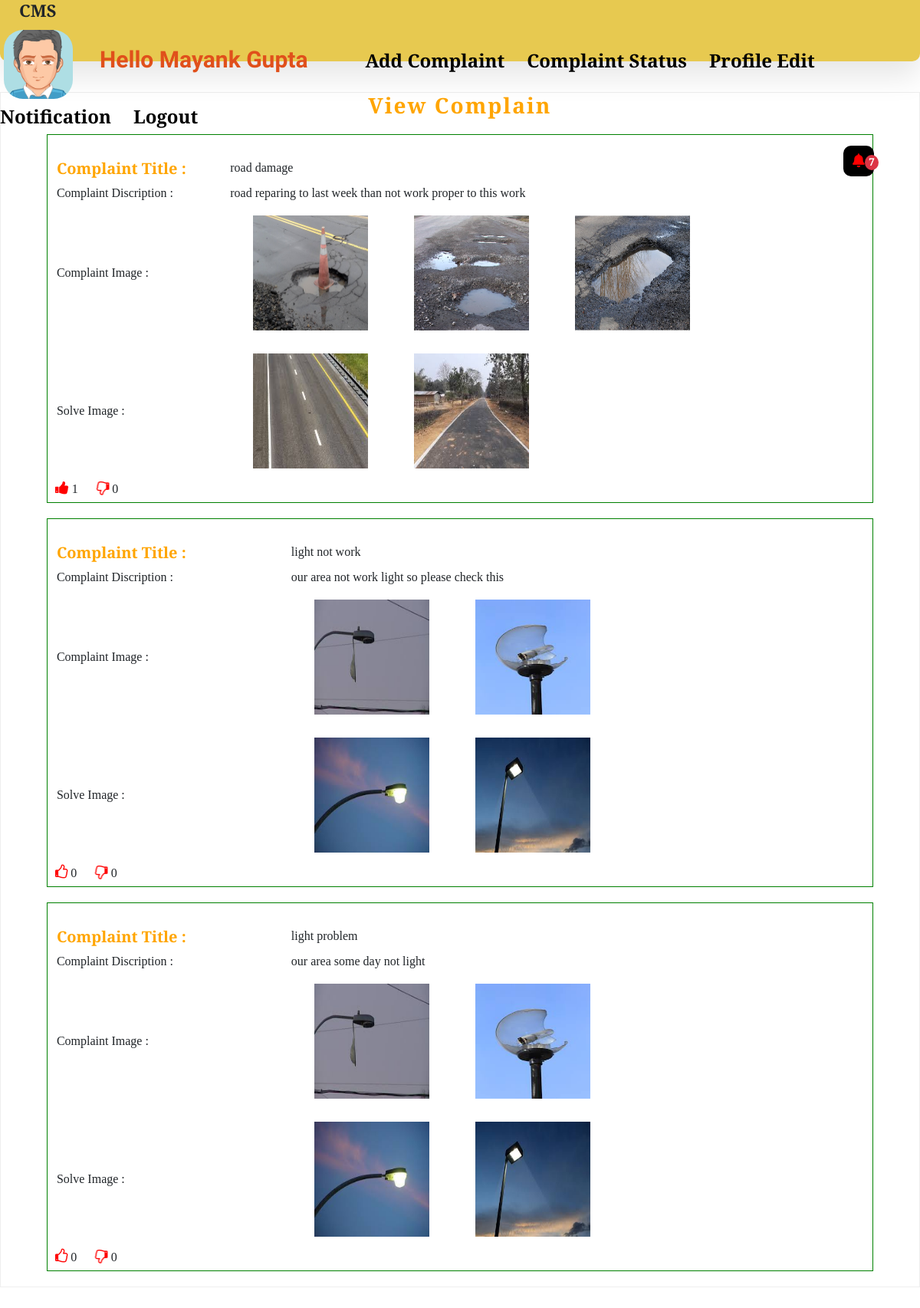
Screenshot of /USER_WORK/index2.php (signed in) with the database file from the repository.
### tables this page shows
CREATE TABLE `usertb` (
  `user_id` int(11) NOT NULL,
  `user_name` varchar(20) NOT NULL,
  `last_name` varchar(20) NOT NULL,
  `user_email` varchar(100) NOT NULL,
  `user_role` varchar(100) NOT NULL,
  `user_image` varchar(255) NOT NULL,
  `user_city` varchar(100) NOT NULL,
  `pwd` varchar(255) NOT NULL,
  `security_que` varchar(100) NOT NULL,
  `sequrity_ans` varchar(100) NOT NULL,
  `contact` varchar(100) NOT NULL,
  `user_area` varchar(50) NOT NULL,
  `user_pincode` varchar(12) NOT NULL,
  `account_time` timestamp NOT NULL DEFAULT current_timestamp()
);

CREATE TABLE `complain_tb` (
  `complaint_id` int(20) NOT NULL,
  `complaint_title` varchar(100) NOT NULL,
  `c_type` varchar(20) NOT NULL,
  `complaint_discription` varchar(255) NOT NULL,
  `user_id` int(10) NOT NULL,
  `user_worker_id` int(10) NOT NULL,
  `padding` enum('1','0') NOT NULL,
  `running` enum('1','0') NOT NULL,
  `complete` enum('1','0') NOT NULL,
  `image` varchar(255) NOT NULL,
  `c_address` varchar(255) NOT NULL,
  `recever_image` varchar(600) NOT NULL,
  `ctimestamp` datetime NOT NULL DEFAULT current_timestamp(),
  `solvetimestamp` datetime NOT NULL DEFAULT current_timestamp()
);

### USER_WORK/server.php (called while the page is built, shortened)
<?php
include("partial/_dbconnect.php");
$user_id = 2;
function getLikes($id)
{
  global $conn;
  $sql = "SELECT COUNT(*) FROM complain_like
  		  WHERE cid = $id AND rating_action='like'";
  $rs = mysqli_query($conn, $sql);
  $result = mysqli_fetch_array($rs);
  return $result[0];
}
function getDislikes($id)
{
  global $conn;
  $sql = "SELECT COUNT(*) FROM complain_like
  		  WHERE cid = $id AND rating_action='dislike'";
  $rs = mysqli_query($conn, $sql);
  $result = mysqli_fetch_array($rs);
  return $result[0];
}
function userLiked($post_id)
{
  global $conn;
  global $user_id;
  $sql = "SELECT * FROM complain_like WHERE u_id=$user_id
  		  AND cid=$post_id AND rating_action='like'";
  $result = mysqli_query($conn, $sql);
  if (mysqli_num_rows($result) > 0) {
  	return true;
  }else{
  	return false;
  }
}
function userDisliked($post_id)
{
  global $conn;
  global $user_id;
  $sql = "SELECT * FROM complain_like WHERE u_id=$user_id
  		  AND cid=$post_id AND rating_action='dislike'";
  $result = mysqli_query($conn, $sql);
  if (mysqli_num_rows($result) > 0) {
  	return true;
  }else{
  	return false;
  }
}
$sql = "SELECT * FROM complain_tb where complete=1";
$result = mysqli_query($conn, $sql);
$posts = mysqli_fetch_all($result, MYSQLI_ASSOC);

### USER_WORK/index2.php (the view, shortened to what this page needs)
<?php include('server.php');
include("partial/link.php");?>
<!DOCTYPE html>
<html lang="en">
<head>
  <link rel="stylesheet" href="https://cdnjs.cloudflare.com/ajax/libs/font-awesome/4.7.0/css/font-awesome.min.css" />
</head>
<body>
<div class="wrapper">
        <?php include("partial/header.php"); ?>
  <div class="posts-wrapper">
  <h3 style="padding-left:40%;font-weight:900;letter-spacing:2px;color:orange">View Complain </h3>
   <?php foreach ($posts as $post): ?>
   	<div class="post">
      <div class="post-info">
                    <?php $complaint_id=$post["complaint_id"];
                                            $complaint_name=$post["complaint_title"];
                                            $complaint_dis=$post["complaint_discription"];
                                                $res_c_image=$post["image"];
                                                $solve_c_image=$post["recever_image"];
                                                echo '<table width="100%">
                                                <tr style="padding:10px 20px;">
                                                <td style="color:orange;font-weight:900;font-size:20px">Complaint Title :</td>
                                                <td>'.$complaint_name.'</td>
                                                </tr>
                                                <tr>
                                                <td>Complaint Discription :</td>
                                                <td>'.$complaint_dis.'</td>
                                                </tr>
                                                <tr>
                                                <td>Complaint Image :</td>
                                                <td>';
                                                $res_c_image=explode(" ",$res_c_image);
                                                        $count=count($res_c_image)-1;
                                                        for ($i=0; $i <$count ; ++$i) {
                                                            echo '<img src="'.$res_c_image[$i].'" alt="" style="margin:10px 30px" width="150px" height="150px" >';
                                                        }
                                                echo '</td>
                                                </tr>
                                                <tr>
                                                <td>Solve Image :</td>
                                                <td>';
                                                $solve_c_image=explode(" ",$solve_c_image);
                                                $count=count($solve_c_image)-1;
                                                for ($i=0; $i <$count ; ++$i) {
                                                    echo '<img src="/project/worker/'.$solve_c_image[$i].'" alt="" style="margin:10px 30px" width="150px" height="150px" >';
                                                }
                                                echo '</td>
                                                </tr>
                                                </table>';
                                                       ?>
      	<i <?php if (userLiked($post['complaint_id'])): ?>
      		  class="fa fa-thumbs-up like-btn"
      	  <?php else: ?>
      		  class="fa fa-thumbs-o-up like-btn"
      	  <?php endif ?>
      	  data-id="<?php echo $post['complaint_id'] ?>"></i>
      	<span class="likes"><?php echo getLikes($post['complaint_id']); ?></span>
      	<i
      	  <?php if (userDisliked($post['complaint_id'])): ?>
      		  class="fa fa-thumbs-down dislike-btn"
      	  <?php else: ?>
      		  class="fa fa-thumbs-o-down dislike-btn"
      	  <?php endif ?>
      	  data-id="<?php echo $post['complaint_id'] ?>"></i>
      	<span class="dislikes"><?php echo getDislikes($post['complaint_id']); ?></span>
      </div>
   	</div>
   <?php endforeach ?>
  </div>
            </div>
</body>
</html>

### USER_WORK/partial/header.php (shortened to what this page needs)
<?php
   include("_dbconnect.php");
?>
    <div class="nav">
            <div class="logo">
                <h4>CMS</h4>
            </div>
            <div class="links">
            <?php
             if(isset($_SESSION['loggedin']) && $_SESSION['loggedin']==true)
             {
                $uemail=$_SESSION['useremail'];
                $sql="SELECT * FROM `usertb` WHERE `user_email`='$uemail'";
                $result=mysqli_query($conn,$sql);
                while($row = mysqli_fetch_assoc($result))
                {
                    $aname=ucfirst($row["user_name"]);
                    $lname=ucfirst($row["last_name"]);
                    $uimage=$row["user_image"];
                    echo '<img src="'.$uimage.'" height="100px" width="100px" style="
            border-radius:30px;
           margin-right:30px;
           padding:5px;
            ">';
                    echo '<a href="index.php"><span style="color:#e0501b;font-size: 2.5vw" class="titlename">Hello '.$aname.' '.$lname.'</span>&nbsp;&nbsp;&nbsp;&nbsp;&nbsp;&nbsp;&nbsp;&nbsp;</a>';
                }
                echo '<a href="add_complaint.php">Add Complaint</a>
                <a href="view_complaint.php">Complaint Status</a>
                <a href="changeinfo.php">Profile Edit</a>
                <a href="shownotification.php">Notification</a>
                <a href="logout.php">Logout</a>';
                echo '
                <a>
                <div class="dropdown">
                    <a class="dropdown-toggle"  id="dropdownMenuButton" style=" background: #fff;
                        color: #fff;
                        right: 10px;
                        top: 20px;
                        padding: 2px 12px;
                        position:absolute;
                        display: block;
                        font-size: 18px;
                        width: 40px;
                        height: 40px;
                        cursor: pointer;
                        line-height: 35px;
                        text-align: center;
                        border-radius: 10px;
                        transition: 0.3s;
                        background-color:black;
                        " data-toggle="dropdown" aria-haspopup="true" aria-expanded="false">';
                        $usid=$_SESSION['user_id'];
                        $nsql="select * from notify where (`sender_user_role`='admin') AND reciver_id='$usid' AND status=0";
                        $nresult=mysqli_query($conn, $nsql);
                        $ncount= mysqli_num_rows($nresult);
                            echo ' <i class="fas fa-bell" ></i><span
                                class="badge badge-danger"
                                style="border-radius: 50%; top:-18px; left:-5px">'.$ncount.'</span>
                   </a>
                    <div class="dropdown-menu" style="width: 400px;
                    padding-top: 0px;
                    position: absolute;
                    will-change: transform;
                    right: -100px;
                    top: 0px;
                    left: 0px;
                    transform: translate3d(542px, 60px, 0px);" aria-labelledby="dropdownMenuButton">
                    ';
                    echo'
                    </div>
              </div>
              </a>';
            }
    ?>
            </div>
        </div>

### USER_WORK/css/style.css (style rules this page uses)
* { margin: 0; padding: 0; font-family: 'Slabo 27px', serif; }
.titlename { font-family: 'Kaushan Script', cursive; }
.nav { box-shadow: 0 10px 29px 0 rgba(68, 88, 144, 0.1); position: fixed; z-index: 1000; top: 0; right: 0; left: 0; height: 80px; display: flex; flex-direction: row; justify-content: space-between; align-items: center; padding: 0 25px 0 25px; background-color: #E7C950; box-shadow: 0 19px 38px rgba(0, 0, 0, 0.10); border-bottom-left-radius: 10px; border-bottom-right-radius: 10px; }
.nav .links a { margin-right: 25px; font-size: 24px; font-weight: 600; color: #000; text-decoration: none; }
.nav h4 { font-size: 22px; font-weight: bold; margin-left: 25px; }

### USER_WORK/index2.php (style rules this page uses)
.posts-wrapper { width: 100%; margin: 10% auto; border: 1px solid #eee; }
.post { width: 90%; margin: 20px auto; padding: 10px 5px 0px 5px; border: 1px solid green; }
.post-info { margin: 10px auto 0px; padding: 5px; }
.fa { font-size: 1.2em; }
td { padding:5px 2px; }
.fa-thumbs-down, .fa-thumbs-o-down { transform:rotateY(180deg); }
i { color: red; }

### rows the page displays
usertb: user_image (picture), user_name "Mayank", last_name "Gupta"
complain_tb: complaint_title "road damage", complaint_discription "road reparing to last week than not work proper to this work", complaint_id "1", complaint_id "0"
complain_tb: complaint_title "light not work", complaint_discription "our area not work light so please check this", complaint_id "0"
complain_tb: complaint_title "light problem", complaint_discription "our area some day not light", complaint_id "0"

### other values shown
$ncount "7"
